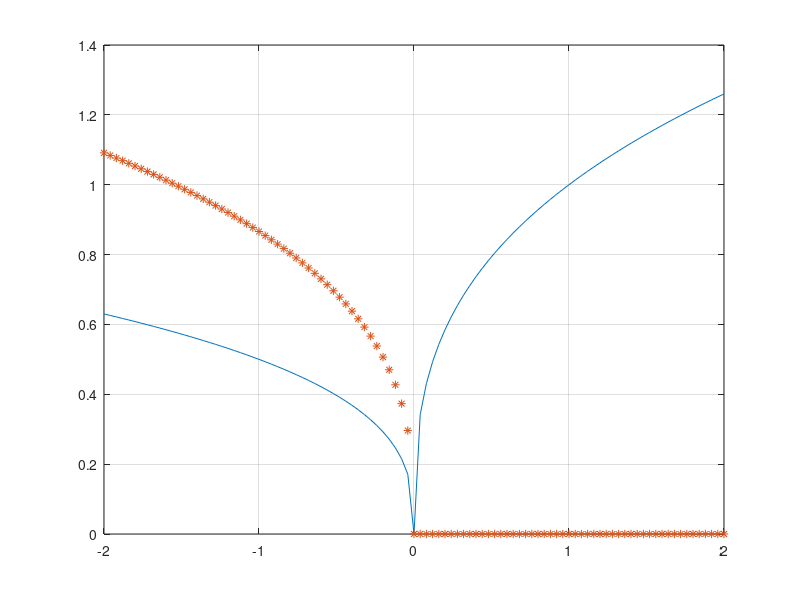

Reproduce this figure in MATLAB.
selector = 3;   % change me


if selector == 1
x = linspace(0,10,1000); % 1000 points between 0 and 10
w = sin(x);  % if w is complex, you will miss all the imaginary stuff
plot(x,w);
end

if selector == 2
z = linspace(-2, 2, 101);
f = z.^(1/3);
plot(z,f);    %Warning: Imaginary parts of complex X and/or Y arguments ignored.
grid;

% because z^(1/3) = |z|^(1/3) < (1/3) prin  + (2/3) 2k pi       k = 0, 1, 2
% matlab only takes principal root
end

if selector == 3
z1 = linspace(-2, 2, 101);
f1 = z1.^(1/3);
plot(z1, real(f1), '-', z1, imag(f1), '*');
grid;
end

if selector == 4
theta = linspace(0,2*pi,100); 
r = 10*exp(j*theta); 
plot(r);               % just takes real x imaginary
% plot(r,'.');   % more variety
axis equal; % nice for circles
end
